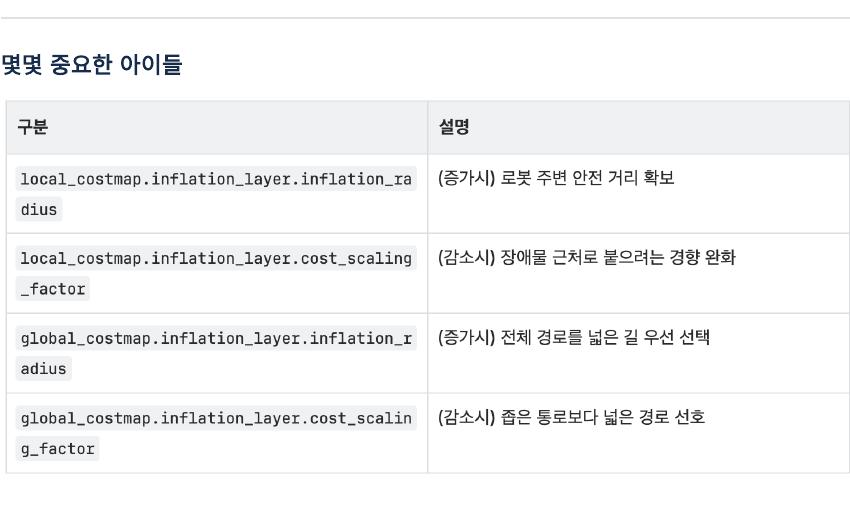
#> input picture assets/lesson-13/images/important-parameters.jpg, 850 x 520 px, given in place of the camera
$ jupyter execute --allow-errors 08_Filtering.ipynb   (text cells are left out)
#> lines starting #> are read from the running program, lines starting #| are printed output that depends on the picture; after the words box and inside, x2 and y2 are one past the last pixel; in counts of white or black regions, pixels touching at a corner belong together
[cell 1]
import sys
import cv2
import numpy as np

cap = cv2.VideoCapture('/dev/video0')

if not cap.isOpened():
    print("카메라를 열 수 없습니다.")
    sys.exit(1)

kernel = np.ones((5, 5), dtype=np.float32) / 25

while True:
    ret, frame = cap.read()
#> frame is the input picture: shape (520, 850, 3); mean B, G, R 246.1, 245.6, 245.2

    if not ret:
        print("카메라 영상을 읽을 수 없습니다.")
        break

    # 사용자 정의 평균 필터
    dst1 = cv2.filter2D(frame, -1, kernel)
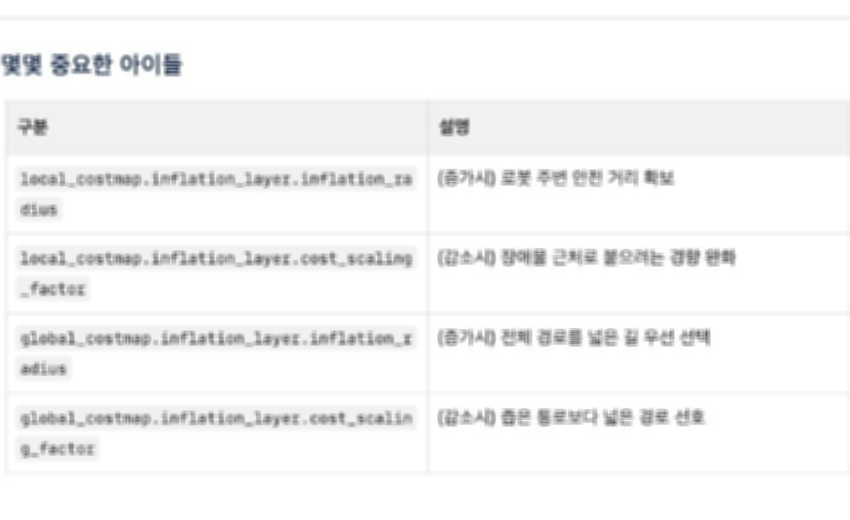
#> dst1: shape (520, 850, 3); mean B, G, R 246.1, 245.6, 245.3

    # OpenCV 평균 블러
    dst2 = cv2.blur(frame, (5, 5))

    cv2.imshow('Original', frame)
    cv2.imshow('filter2D', dst1)
    cv2.imshow('blur', dst2)

    # ESC 키를 누르면 종료
    if cv2.waitKey(1) & 0xFF == 27:
#> (key q is pressed here)
        break

cap.release()
cv2.destroyAllWindows()

[cell 2]
import sys
import cv2

src = cv2.imread("./data/gorilla.jpg", cv2.IMREAD_GRAYSCALE)

#> (the rest of this cell did not finish here and is left out)

[cell 3]
import sys
import numpy as np
import cv2

src = cv2.imread('./data/gorilla.jpg', cv2.IMREAD_GRAYSCALE)

#> (the rest of this cell did not finish here and is left out)

[cell 4]
import sys
import numpy as np
import cv2

src = cv2.imread('./data/gorilla.jpg', cv2.IMREAD_GRAYSCALE)

#> (the rest of this cell did not finish here and is left out)

[cell 5]
import sys
import cv2
import numpy as np
src = cv2.imread('./data/noise.bmp', cv2.IMREAD_GRAYSCALE)

#> (the rest of this cell did not finish here and is left out)

[cell 6]
import sys

import cv2
import numpy as np


# [22 lines left out: functions cartoon_filter, pencil_sketch, not called in this run]


def negative_filter(img):
    return cv2.bitwise_not(img)


# [33 lines left out: functions pixel_art_filter, emboss_filter, not called in this run]


def thermal_filter(img):
    gray = cv2.cvtColor(img, cv2.COLOR_BGR2GRAY)
    return cv2.applyColorMap(gray, cv2.COLORMAP_JET)


FILTERS = [
    ("Normal", lambda frame: frame),
    ("Cartoon", cartoon_filter),
    ("Pencil Sketch", pencil_sketch),
    ("Negative", negative_filter),
    ("Pixel Art", pixel_art_filter),
    ("Emboss", emboss_filter),
    ("Thermal Camera", thermal_filter),
]


cap = cv2.VideoCapture(0)

if not cap.isOpened():
    print("Video open failed!")
    sys.exit()

cam_mode = 0

while True:
    ret, frame = cap.read()

    if not ret:
        print("Frame capture failed!")
        break

    filter_name, filter_function = FILTERS[cam_mode]
#> filter_name = 'Normal'
    result = filter_function(frame)

    cv2.putText(
        result,
        filter_name,
        (20, 40),
        cv2.FONT_HERSHEY_SIMPLEX,
        1,
        (0, 255, 0),
        2,
        cv2.LINE_AA,
    )
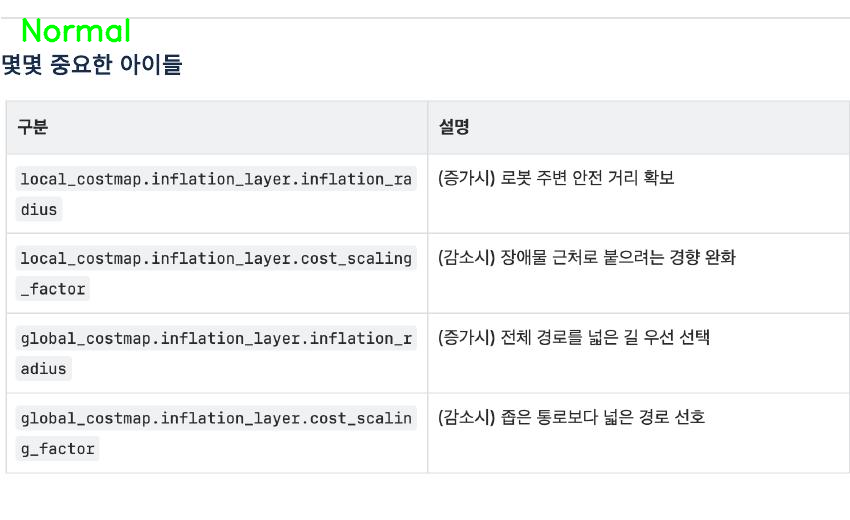
#> result: shape (520, 850, 3); 0.3% of pixels changed, all inside (x1, y1, x2, y2) = (22, 17, 130, 43)

    cv2.imshow("Fun Filter Camera", result)

    key = cv2.waitKey(1) & 0xFF
#> (key q is pressed here)

    if key == 27 or key == ord("q"):
        break
    elif key == ord(" "):
        cam_mode = (cam_mode + 1) % len(FILTERS)

cap.release()
cv2.destroyAllWindows()

$ run again, on assets/lesson-13/images/inflation-radius-010.jpg
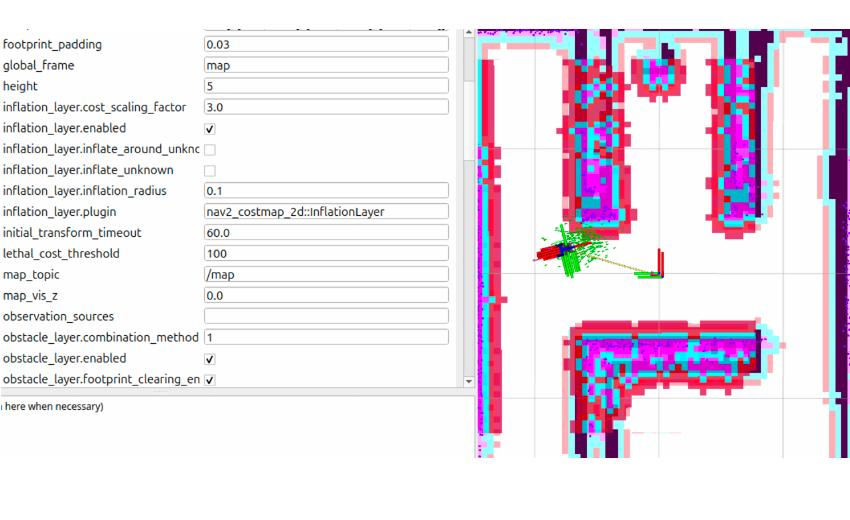
#> input picture assets/lesson-13/images/inflation-radius-010.jpg, 850 x 520 px, given in place of the camera
#> frame is the input picture: shape (520, 850, 3); mean B, G, R 233.9, 224.6, 233.5
#> `dst1 = cv2.filter2D(frame, -1, kernel)`:
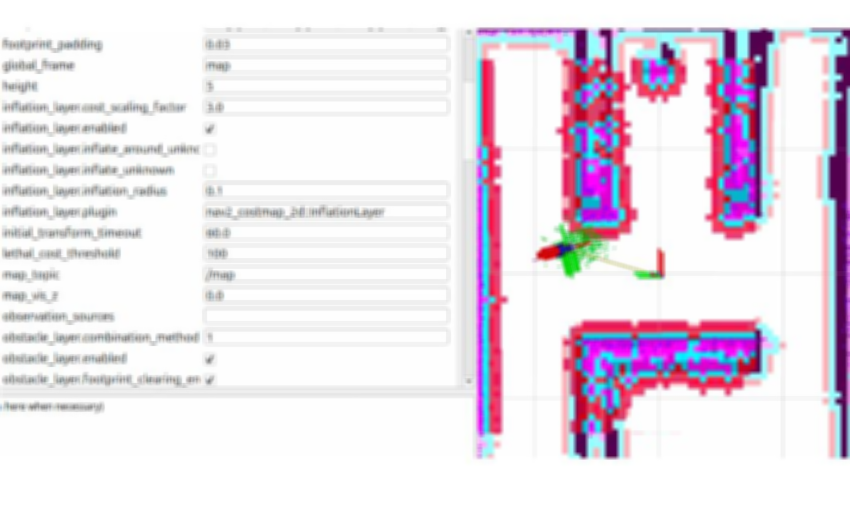
#> dst1: shape (520, 850, 3); mean B, G, R 233.9, 224.6, 233.4
#> filter_name = 'Normal'
#> `cv2.putText( result, filter_name, (20, 40), cv2.FONT_HERSHEY_SIMPLEX, ..`:
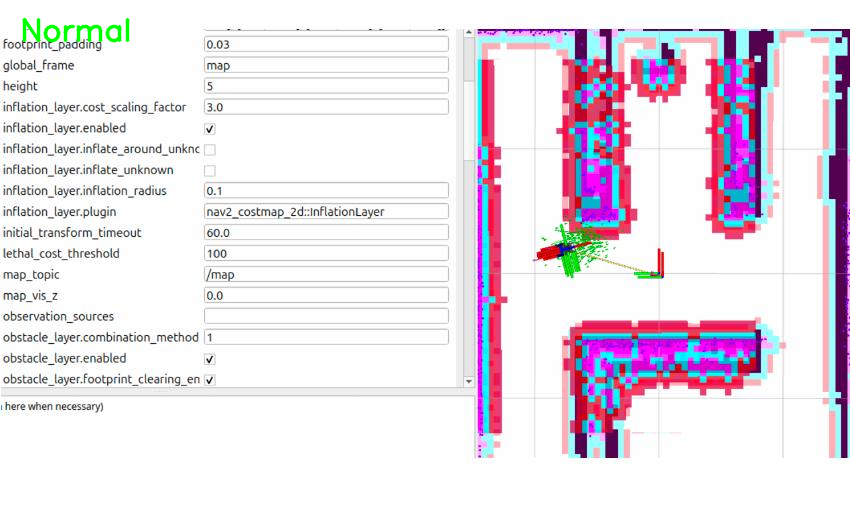
#> result: shape (520, 850, 3); 0.3% of pixels changed, all inside (x1, y1, x2, y2) = (22, 17, 130, 43)

$ run again, on assets/lesson-13/images/inflation-radius-020.jpg
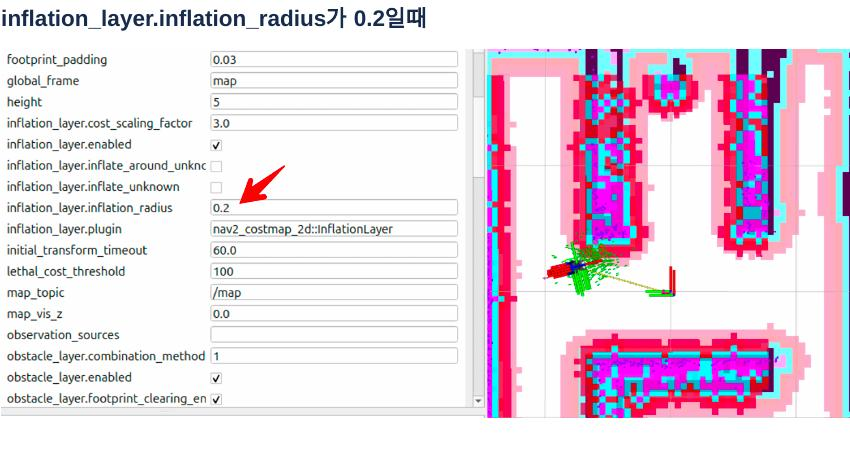
#> input picture assets/lesson-13/images/inflation-radius-020.jpg, 850 x 450 px, given in place of the camera
#> frame is the input picture: shape (450, 850, 3); mean B, G, R 228.4, 216.5, 231.9
#> `dst1 = cv2.filter2D(frame, -1, kernel)`:
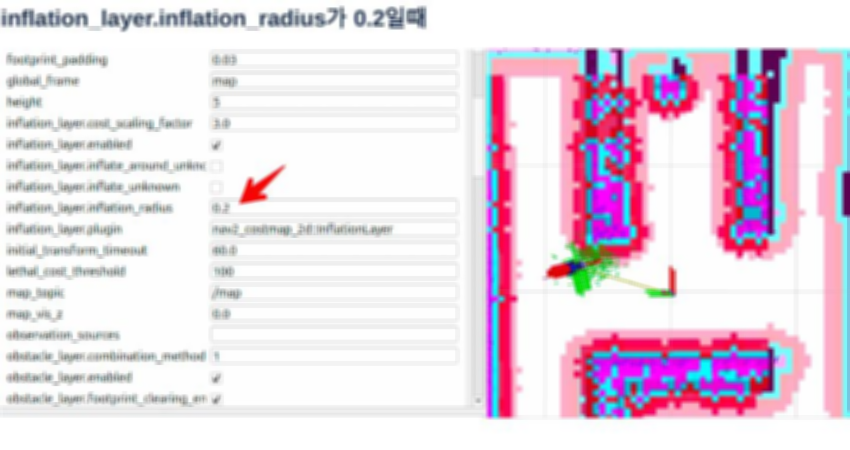
#> dst1: shape (450, 850, 3); mean B, G, R 228.4, 216.6, 231.9
#> filter_name = 'Normal'
#> `cv2.putText( result, filter_name, (20, 40), cv2.FONT_HERSHEY_SIMPLEX, ..`:
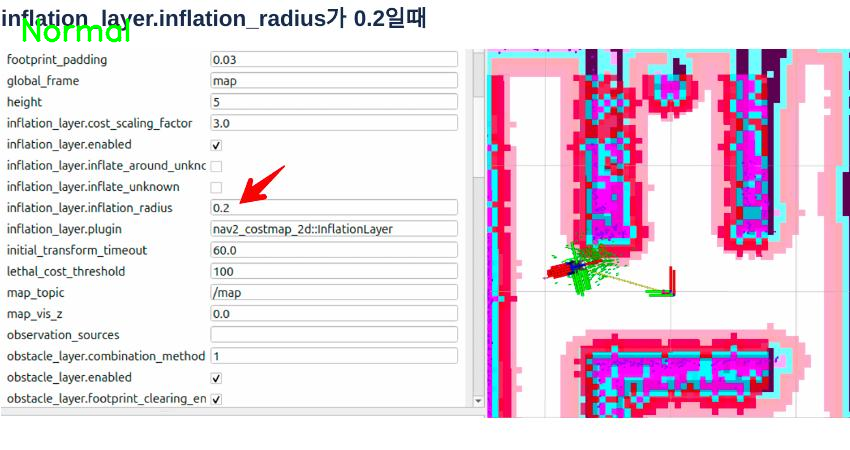
#> result: shape (450, 850, 3); 0.34% of pixels changed, all inside (x1, y1, x2, y2) = (22, 17, 130, 43)
